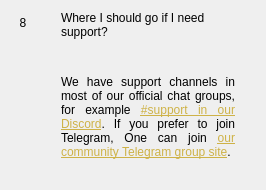
                  <widget class="QWidget" name="widgetFaq8" native="true">
                   <layout class="QHBoxLayout" name="horizontalpage_8" stretch="0,1">
                    <item alignment="Qt::AlignTop">
                     <widget class="QLabel" name="labelNumber8">
                      <property name="minimumSize">
                       <size>
                        <width>24</width>
                        <height>24</height>
                       </size>
                      </property>
                      <property name="maximumSize">
                       <size>
                        <width>16777215</width>
                        <height>24</height>
                       </size>
                      </property>
                      <property name="text">
                       <string>8</string>
                      </property>
                      <property name="alignment">
                       <set>Qt::AlignCenter</set>
                      </property>
                     </widget>
                    </item>
                    <item>
                     <layout class="QVBoxLayout" name="verticalLayoutpage_8">
                      <property name="leftMargin">
                       <number>20</number>
                      </property>
                      <property name="rightMargin">
                       <number>20</number>
                      </property>
                      <item>
                       <widget class="QLabel" name="labelSubtitle8">
                        <property name="text">
                         <string>Where I should go if I need support?</string>
                        </property>
                        <property name="wordWrap">
                         <bool>true</bool>
                        </property>
                       </widget>
                      </item>
                      <item>
                       <spacer name="verticalSpacer_80">
                        <property name="orientation">
                         <enum>Qt::Vertical</enum>
                        </property>
                        <property name="sizeType">
                         <enum>QSizePolicy::Fixed</enum>
                        </property>
                        <property name="sizeHint" stdset="0">
                         <size>
                          <width>20</width>
                          <height>30</height>
                         </size>
                        </property>
                       </spacer>
                      </item>
                      <item>
                       <widget class="QLabel" name="labelContent8">
                        <property name="text">
                         <string>
                           &lt;html&gt;&lt;head/&gt;&lt;body&gt;&lt;p align=&quot;justify&quot;&gt;
                           We have support channels in most of our official chat groups, for example
                           &lt;a style='color: #CEB247' href='https://discord.gg/7mvq3Vm'&gt;
                           #support in our Discord&lt;/a&gt;.
                           If you prefer to join Telegram, One can join
                           &lt;a style='color: #CEB247' href='https://t.me/joinchat/JI3y-QrQw9gsOsO5HUmW1A'&gt;
                           our community Telegram group site&lt;/a&gt;.
                           &lt;/p&gt;&lt;/body&gt;&lt;/html&gt;
                         </string>
                        </property>
                        <property name="alignment">
                         <set>Qt::AlignLeading|Qt::AlignLeft|Qt::AlignTop</set>
                        </property>
                        <property name="wordWrap">
                         <bool>true</bool>
                        </property>
                       </widget>
                      </item>
                      <item>
                       <spacer name="verticalSpacer_81">
                        <property name="orientation">
                         <enum>Qt::Vertical</enum>
                        </property>
                        <property name="sizeHint" stdset="0">
                         <size>
                          <width>20</width>
                          <height>20</height>
                         </size>
                        </property>
                       </spacer>
                      </item>
                     </layout>
                    </item>
                   </layout>
                  </widget>
